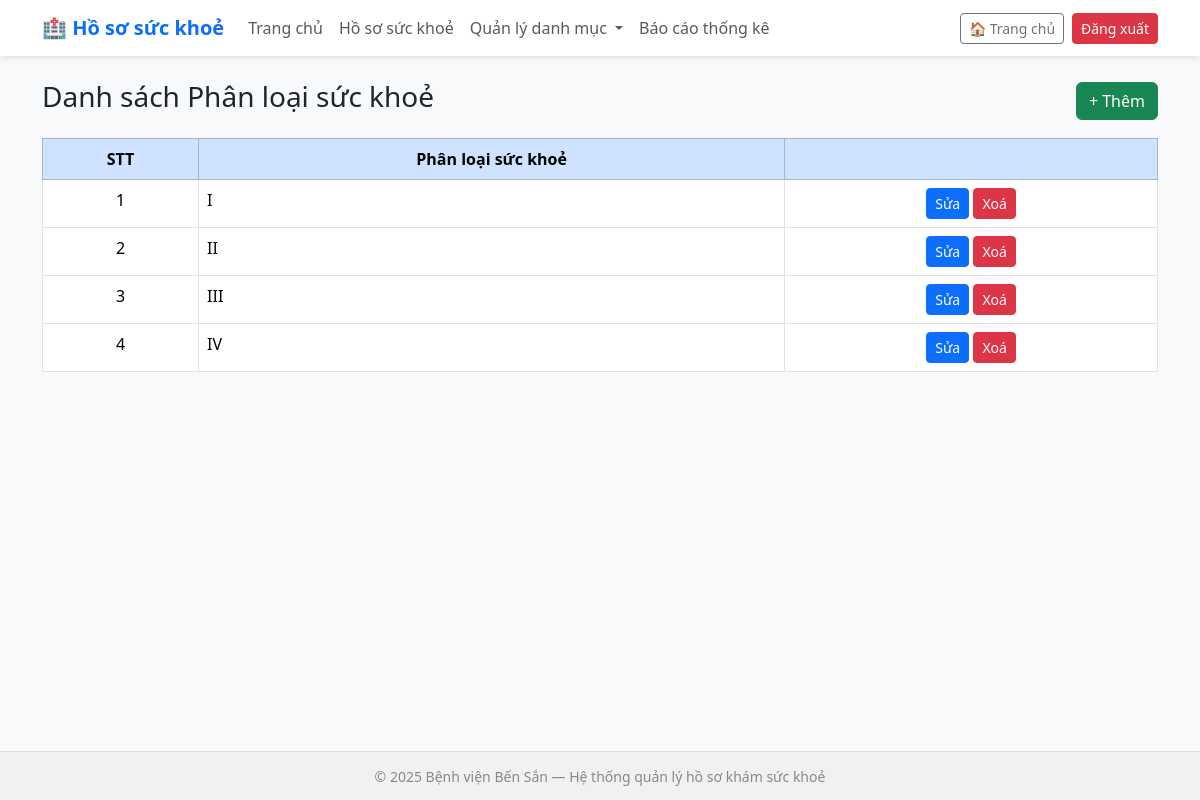
Page /healthclasses/ on the committed database.
### health_records/models.py (models this page shows, shortened)
class HealthClassification(models.Model):
    name = models.CharField(max_length=50, unique=True, verbose_name="Phân loại (I, II, III, IV...)")
    description = models.TextField(blank=True, null=True, verbose_name="Mô tả chi tiết")
    class Meta:
        verbose_name = "Phân loại sức khỏe"
        verbose_name_plural = "Danh mục Phân loại sức khỏe"
        ordering = ["name"]

### health_records/views.py (the view)
# urls.py: path("healthclasses/", views.healthclasses_list, name="healthclasses_list"),
def healthclasses_list(request):
    classes = HealthClassification.objects.all().order_by('name')
    return render(request, 'health_records/healthclass_list.html', {'classes': classes})

### health_records/templates/health_records/healthclass_list.html
{% extends 'health_records/base.html' %}
{% block content %}
<div class="d-flex justify-content-between align-items-center mb-3">
  <h3>Danh sách Phân loại sức khoẻ</h3>
  <a href="{% url 'healthclasses_add' %}" class="btn btn-success">+ Thêm</a>
</div>
<table class="table table-bordered">
  <thead class="table-primary text-center">
    <tr><th>STT</th><th>Phân loại sức khoẻ</th><th></th></tr>
  </thead>
  <tbody>
    {% for c in classes %}
    <tr>
      <td class="text-center">{{ forloop.counter }}</td>
      <td>{{ c.name }}</td>
      <td class="text-center">
        <a href="{% url 'healthclasses_edit' c.id %}" class="btn btn-sm btn-primary">Sửa</a>
        <a href="{% url 'healthclasses_delete' c.id %}" class="btn btn-sm btn-danger">Xoá</a>
      </td>
    </tr>
    {% empty %}
    <tr><td colspan="3" class="text-center text-muted">Chưa có dữ liệu</td></tr>
    {% endfor %}
  </tbody>
</table>
{% endblock %}

### health_records/static/health_records/css.css (style rules this page uses)
body { background-color: #f8f9fa; min-height: 100vh; display: flex; flex-direction: column; }

### rows in the picture
HealthClassification: name "I"
HealthClassification: name "II"
HealthClassification: name "III"
HealthClassification: name "IV"
